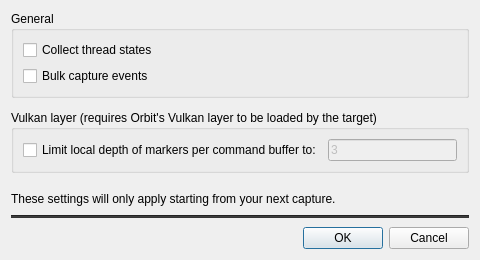
<?xml version="1.0" encoding="UTF-8"?>
<ui version="4.0">
 <class>CaptureOptionsDialog</class>
 <widget class="QDialog" name="CaptureOptionsDialog">
  <property name="windowModality">
   <enum>Qt::ApplicationModal</enum>
  </property>
  <property name="geometry">
   <rect>
    <x>0</x>
    <y>0</y>
    <width>480</width>
    <height>260</height>
   </rect>
  </property>
  <property name="windowTitle">
   <string>Capture Options</string>
  </property>
  <property name="modal">
   <bool>true</bool>
  </property>
  <layout class="QGridLayout" name="gridLayout">
   <property name="verticalSpacing">
    <number>9</number>
   </property>
   <item row="2" column="0">
    <widget class="QDialogButtonBox" name="buttonBox">
     <property name="standardButtons">
      <set>QDialogButtonBox::Cancel|QDialogButtonBox::Ok</set>
     </property>
    </widget>
   </item>
   <item row="1" column="0">
    <widget class="Line" name="line">
     <property name="styleSheet">
      <string notr="true">background: #353535</string>
     </property>
     <property name="orientation">
      <enum>Qt::Horizontal</enum>
     </property>
    </widget>
   </item>
   <item row="0" column="0">
    <layout class="QVBoxLayout" name="verticalLayout">
     <property name="spacing">
      <number>12</number>
     </property>
     <item>
      <widget class="QGroupBox" name="groupBox">
       <property name="title">
        <string>General</string>
       </property>
       <layout class="QVBoxLayout" name="verticalLayout_3">
        <item>
         <widget class="QCheckBox" name="threadStateCheckBox">
          <property name="text">
           <string>Collect thread states</string>
          </property>
         </widget>
        </item>
         <item>
         <widget class="QCheckBox" name="bulkCaptureEventsCheckBox">
          <property name="text">
           <string>Bulk capture events</string>
          </property>
         </widget>
        </item>
       </layout>
      </widget>
     </item>
     <item>
      <widget class="QGroupBox" name="groupBox_2">
       <property name="toolTip">
        <string>This requires Orbit's Vulkan layer to be loaded by the target process.</string>
       </property>
       <property name="title">
        <string>Vulkan layer (requires Orbit's Vulkan layer to be loaded by the target)</string>
       </property>
       <layout class="QVBoxLayout" name="verticalLayout_4">
        <item>
         <layout class="QHBoxLayout" name="horizontalLayout">
          <item>
           <widget class="QCheckBox" name="localMarkerDepthCheckBox">
            <property name="text">
             <string>Limit local depth of markers per command buffer to:</string>
            </property>
           </widget>
          </item>
          <item>
           <widget class="QLineEdit" name="localMarkerDepthLineEdit">
            <property name="enabled">
             <bool>false</bool>
            </property>
            <property name="toolTip">
             <string>Limits the maximum depth of Vulkan debug markers per command buffer to the given value.
Setting the value to &quot;0&quot; will disable Vulkan debug marker tracking.</string>
            </property>
            <property name="inputMethodHints">
             <set>Qt::ImhDigitsOnly</set>
            </property>
            <property name="text">
             <string>3</string>
            </property>
           </widget>
          </item>
         </layout>
        </item>
       </layout>
      </widget>
     </item>
     <item>
      <spacer name="verticalSpacer">
       <property name="orientation">
        <enum>Qt::Vertical</enum>
       </property>
      </spacer>
     </item>
     <item>
      <widget class="QLabel" name="label">
       <property name="text">
        <string>These settings will only apply starting from your next capture.</string>
       </property>
      </widget>
     </item>
    </layout>
   </item>
  </layout>
 </widget>
 <resources/>
 <connections>
  <connection>
   <sender>localMarkerDepthCheckBox</sender>
   <signal>toggled(bool)</signal>
   <receiver>localMarkerDepthLineEdit</receiver>
   <slot>setEnabled(bool)</slot>
   <hints>
    <hint type="sourcelabel">
     <x>193</x>
     <y>133</y>
    </hint>
    <hint type="destinationlabel">
     <x>390</x>
     <y>133</y>
    </hint>
   </hints>
  </connection>
  <connection>
   <sender>localMarkerDepthLineEdit</sender>
   <signal>editingFinished()</signal>
   <receiver>CaptureOptionsDialog</receiver>
   <slot>ResetLocalMarkerDepthLineEdit()</slot>
   <hints>
    <hint type="sourcelabel">
     <x>390</x>
     <y>133</y>
    </hint>
    <hint type="destinationlabel">
     <x>219</x>
     <y>129</y>
    </hint>
   </hints>
  </connection>
 </connections>
 <slots>
  <slot>ResetLocalMarkerDepthLineEdit()</slot>
 </slots>
</ui>
